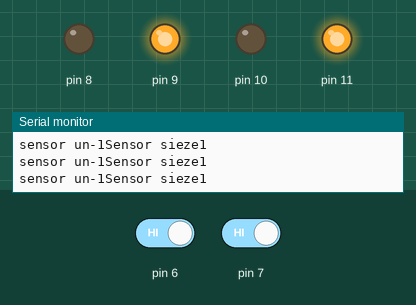
Bench run of a sketch on a simulated Arduino Uno, built with avr-gcc and run on an emulated ATmega328P. On the bench: output pins drawn as LEDs (lit = HIGH), the last lines printed to the serial monitor. The test bench sets the inputs (shaded band); at power-on: pin 6 HIGH, pin 7 HIGH.

Above: at 1.2 s.
1.3 s: pin 6 driven LOW
At 2.5 s:
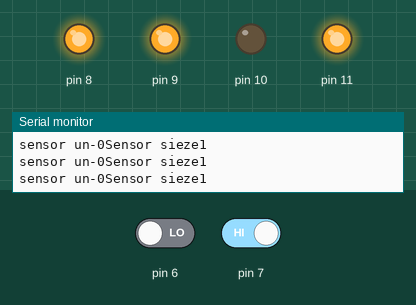
2.8 s: pin 7 driven LOW
At 3.2 s:
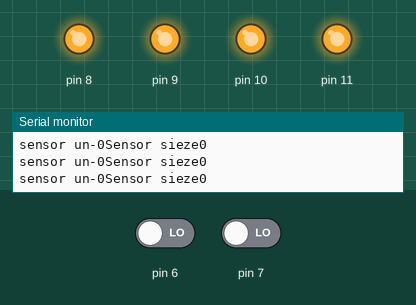
4.3 s: pin 6 driven HIGH
At 4.8 s:
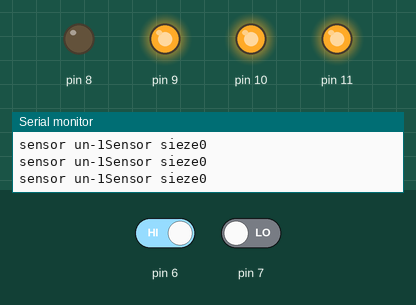
5.8 s: pin 7 driven HIGH
At 6.9 s:
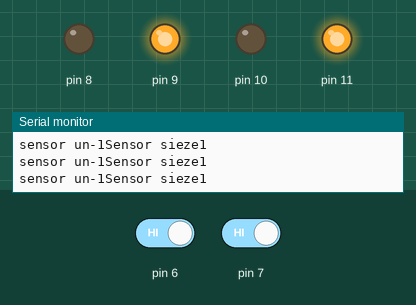
Timing chart, 0 to 8.8 s (numbered marks = the images above; inputs shaded):
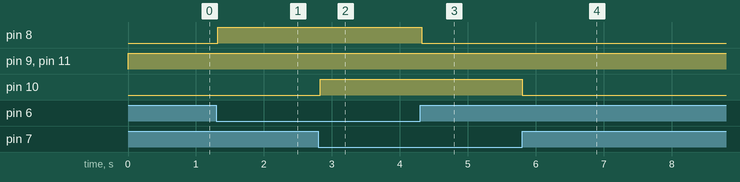

Measured:
- after the input at 1.3 s, pin 8: LOW → HIGH at once
- after the input at 2.8 s, pin 10: LOW → HIGH at once
- after the input at 4.3 s, pin 8: HIGH → LOW at once
- after the input at 5.8 s, pin 10: HIGH → LOW at once

The sketch:

line_follower_ss.ino
```cpp
void setup() {
  pinMode(6,INPUT);
  pinMode (7,INPUT);
    Serial.begin(9600);
  pinMode(8,OUTPUT);
  pinMode(9,OUTPUT);
  pinMode(10,OUTPUT);
  pinMode(11,OUTPUT);
}
void loop() {
  Serial.print("sensor un-");Serial.print(digitalRead(6));
  Serial.print("");
  if(digitalRead(6)==LOW){
    digitalWrite(8,HIGH);
    digitalWrite(9,HIGH);
  }
 else{
     digitalWrite(8,LOW);
   digitalWrite(9,HIGH);
}
Serial.print("Sensor sieze");Serial.print(digitalRead(7));
Serial.println("");
if(digitalRead(7)==LOW){
  digitalWrite(10,HIGH);
  digitalWrite(11,HIGH);
}
 else{
  digitalWrite(10,LOW);
  digitalWrite(11,HIGH);

 }
 delay(10);
}
```
